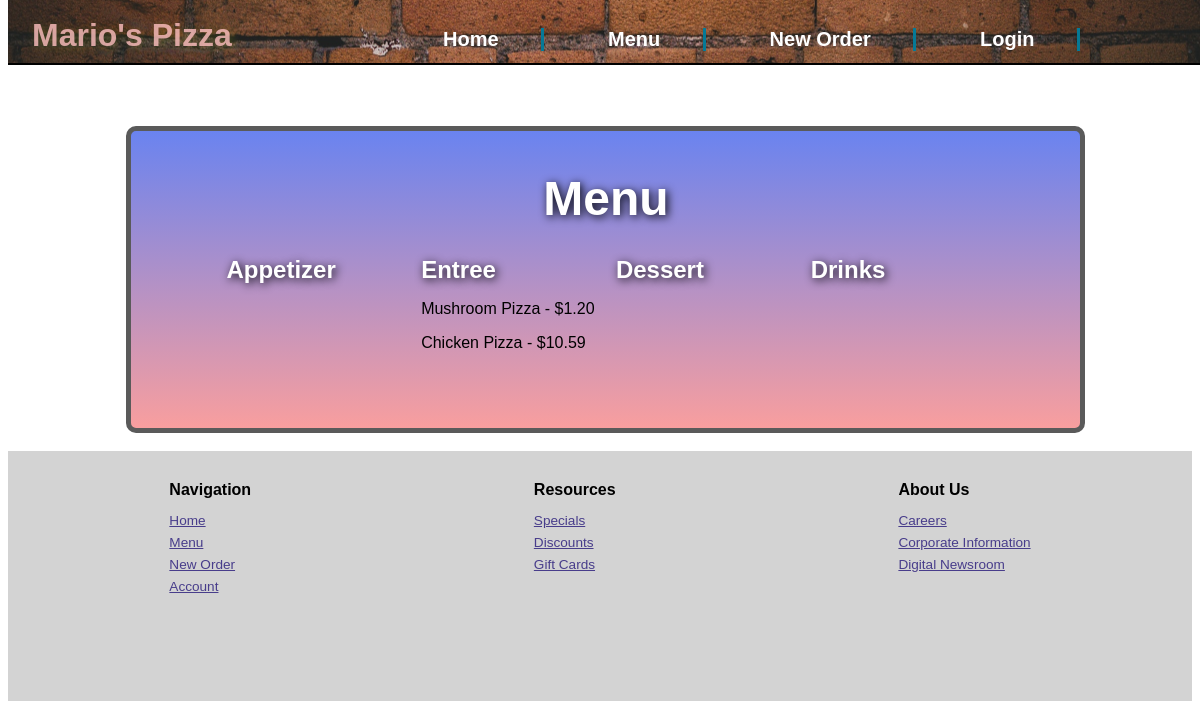
Before: /foods with the older database file.
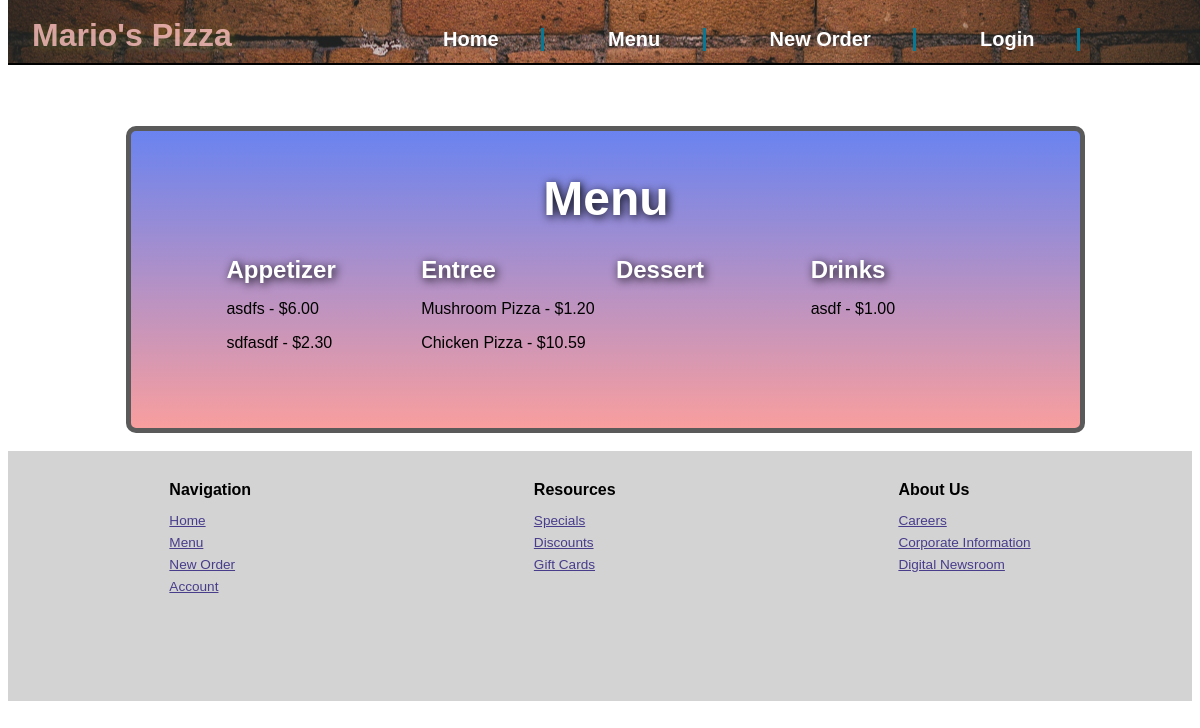
After: the same page with the newer database file.
### models.py (models this page shows)
class Food(db.Model):
    id = db.Column(db.Integer, primary_key=True)
    name = db.Column(db.String(50))
    price = db.Column(db.Float)
    category=db.Column(db.String(50))

### routes.py (the view)
@app.route('/foods', methods=['GET'])
def food_list():
    food_items = Food.query.all()
    entrees=Food.query.filter_by(category='entree')
    appetizers=Food.query.filter_by(category='appetizer')
    desserts=Food.query.filter_by(category='dessert')
    drinks=Food.query.filter_by(category='drink')
    return render_template('foods.html', food_items=food_items,entrees=entrees,appetizers=appetizers,desserts=desserts,drinks=drinks)

### templates/foods.html (shortened to what this page needs)
{% extends 'base.html' %}
{% block content %}
        <div class="topcontainer" id="menutop">
            <h2>Menu</h2>
            <div class="row">
                <div class="col">
                  <h3>Appetizer</h3>
                    {% for food_item in appetizers %}
                    <p>
                            {{ food_item.name }} - ${{ "{:.2f}".format(food_item.price) }}<br/>
                    </p>
                        {% endfor %}
                </div>
                <div class="col">
                  <h3>Entree</h3>
                  {% for food_item in entrees %}
                    <p>
                            {{ food_item.name }} - ${{ "{:.2f}".format(food_item.price) }}<br/>
                    </p>
                        {% endfor %}
                </div>
                <div class="col">
                  <h3>Dessert</h3>
                </div>
                <div class="col">
                  <h3>Drinks</h3>
                  {% for food_item in drinks %}
                    <p>
                            {{ food_item.name }} - ${{ "{:.2f}".format(food_item.price) }}<br/>
                    </p>
                        {% endfor %}
                </div>
              </div>
        </div>
        {% endblock %}

Changed rows visible on the page:
added Food: name "asdfs", price "6.00", shown under "Appetizer"
added Food: name "sdfasdf", price "2.30", shown under "Appetizer"
added Food: name "asdf", price "1.00", shown under "Drinks"
